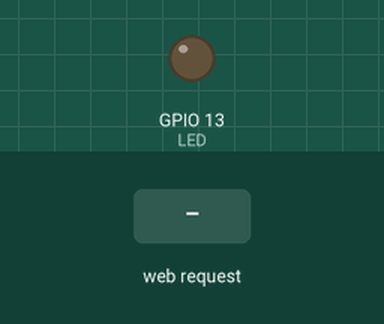
Simulated run of this sketch. Board: ESP32. Shown: output pins drawn as LEDs (lit = HIGH). The inputs (shaded band) are chosen by the test bench. WiFi joins after 1.5 s; servers stay silent unless stated; what the sketch prints to the serial monitor is not drawn.

Above: at 2.7 s.
2.8 s: HTTP request GET /on received
At 3.5 s:
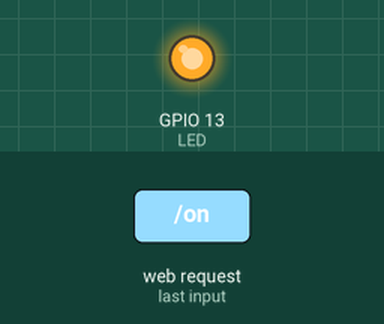
4.3 s: HTTP request GET /off received
At 4.6 s:
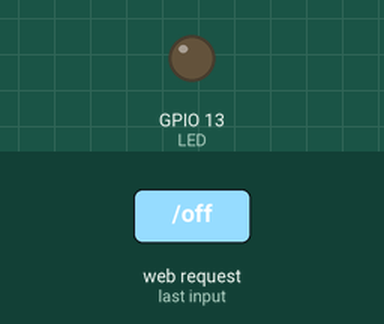
Timing chart, 0 to 7.3 s (numbered marks = the images above; inputs shaded):
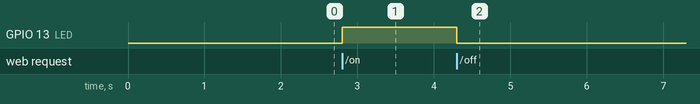

Measured:
- after the input at 2.8 s, GPIO 13 (LED): LOW → HIGH at once
- after the input at 4.3 s, GPIO 13 (LED): HIGH → LOW at once

The sketch:

wifiLED.ino
```cpp
#include <WiFi.h>

const char* ssid     = "";
const char* password = "";

WiFiServer server(80);
const int LED = 13;

void setup() {
  Serial.begin(115200);
  pinMode(LED, OUTPUT);

  WiFi.begin(ssid, password);
  while (WiFi.status() != WL_CONNECTED) {
    delay(500);
    Serial.print(".");
  }
  Serial.println();
  Serial.print("Open this in your browser: http://");
  Serial.println(WiFi.localIP());

  server.begin();
}

void loop() {
  WiFiClient client = server.available();
  if (!client) return;

  String request = client.readStringUntil('\r');
  client.readStringUntil('\n');

  if (request.indexOf("/on") != -1)  digitalWrite(LED, HIGH);
  if (request.indexOf("/off") != -1) digitalWrite(LED, LOW);

  client.println("HTTP/1.1 200 OK");
  client.println("Content-Type: text/html");
  client.println("Connection: close");
  client.println();
  client.println("<!DOCTYPE html><html><head>");
  client.println("<meta name='viewport' content='width=device-width, initial-scale=1'>");
  client.println("<style>a{display:block;font-size:40px;padding:30px;margin:20px;");
  client.println("background:#222;color:#fff;text-decoration:none;text-align:center;}</style>");
  client.println("</head><body><h1>ESP32 LED</h1>");
  client.println("<a href='/on'>TURN ON</a>");
  client.println("<a href='/off'>TURN OFF</a>");
  client.println("</body></html>");

  client.stop();
}
```
